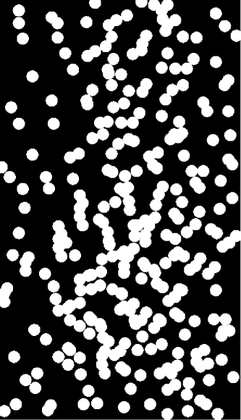
%> input picture FigP0936.tif, 241 x 420 px, shrunk from 333 x 580 before the run
$ octave IIT2018031_Lab11_Ques_A.m   (GNU Octave 9; MATLAB toolbox functions it lacks are replaced by stand-ins)
%> lines starting %> are read from the running program, lines starting %| are printed output that depends on the picture; in (x1, y1, x2, y2) boxes, pixels count from 0 and x2, y2 are one past the last pixel; in counts of white or black regions, pixels touching at a corner belong together; the program's own positions count from 1
I = imread ('FigP0936.tif');
%> I is the input picture: size 420x241 uint8; min 0, max 255, mean 76.8

[rows,cols] = size(I)
%> rows = 420; cols = 241
A = ones(rows+2,cols+2);
A(2:end-1,2:end-1) = I;
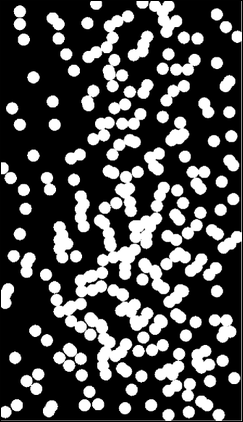
%> A: size 422x243 double; min 0, max 255, mean 75.8


visited = false(size(A));
[rows,cols] = size(A);
%> rows = 422; cols = 243
B = zeros(rows,cols);
ID_counter = 1;

%// Step 2
%// For each location in your matrix...
for row = 1 : 1
    for col = 1 : 1
        %// Step 2a
        %// If this location is not 1, mark as visited and continue
        if A(row,col) == 0
            visited(row,col) = true;

        %// Step 2b
        %// If we have visited, then continue
        elseif visited(row,col)
            continue;
                  %// Step 2c
        %// Else...
        else
            %// Step 3
            %// Initialize your stack with this location
            stack = [row col];

            %// Step 3a
            %// While your stack isn't empty...
            while ~isempty(stack)
                %// Step 3b
                %// Pop off the stack
                loc = stack(1,:);
                stack(1,:) = [];
if visited(loc(1),loc(2))
                    continue;
                end

                %// Step 3d
                %// Mark location as true and mark this location to be
                %// its unique ID
                visited(loc(1),loc(2)) = true;
                B(loc(1),loc(2)) = ID_counter;

                %// Step 3e
                %// Look at the 8 neighbouring locations
                [locs_y, locs_x] = meshgrid(loc(2)-1:loc(2)+1, loc(1)-1:loc(1)+1);
                locs_y = locs_y(:);
                locs_x = locs_x(:);

                 %%%% USE BELOW IF YOU WANT 4-CONNECTEDNESS
                 % See bottom of answer for explanation
                 %// Look at the 4 neighbouring locations
                 % locs_y = [loc(2)-1; loc(2)+1; loc(2); loc(2)];
                 % locs_x = [loc(1); loc(1); loc(1)-1; loc(1)+1];

                %// Get rid of those locations out of bounds
                out_of_bounds = locs_x < 1 | locs_x > rows | locs_y < 1 | locs_y > cols;
locs_y(out_of_bounds) = [];
                locs_x(out_of_bounds) = [];

                %// Step 3f
                %// Get rid of those locations already visited
                is_visited = visited(sub2ind([rows cols], locs_x, locs_y));

                locs_y(is_visited) = [];
                locs_x(is_visited) = [];

                %// Get rid of those locations that are zero.
                is_1 = A(sub2ind([rows cols], locs_x, locs_y));
                locs_y(~is_1) = [];
                locs_x(~is_1) = [];

                %// Step 3g
                %// Add remaining locations to the stack
                stack = [stack; [locs_x locs_y]];
            end

            %// Step 4
            %// Increment counter once complete region has been examined
            ID_counter = ID_counter + 1;
       end
    end %// Step 5
end
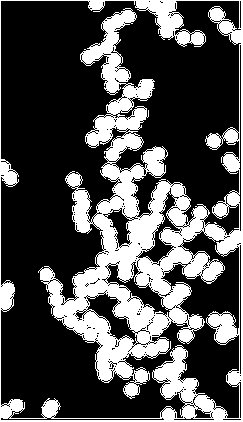
%> B: size 422x243 double; values 0 (black) and 1 (white), 30.8% white; 1 white region, box (x1, y1, x2, y2) and area: (0, 0, 243, 422) 31553
%> after the loop, ID_counter = 2; is_1 = [0; 0; 0; 0; 0; 0]; is_visited = [false; false; false; true; true; true; false; false; false]; loc = [9 129]; out_of_bounds = [false; false; false; false; false; false; false; false; false]
imshow(B)
